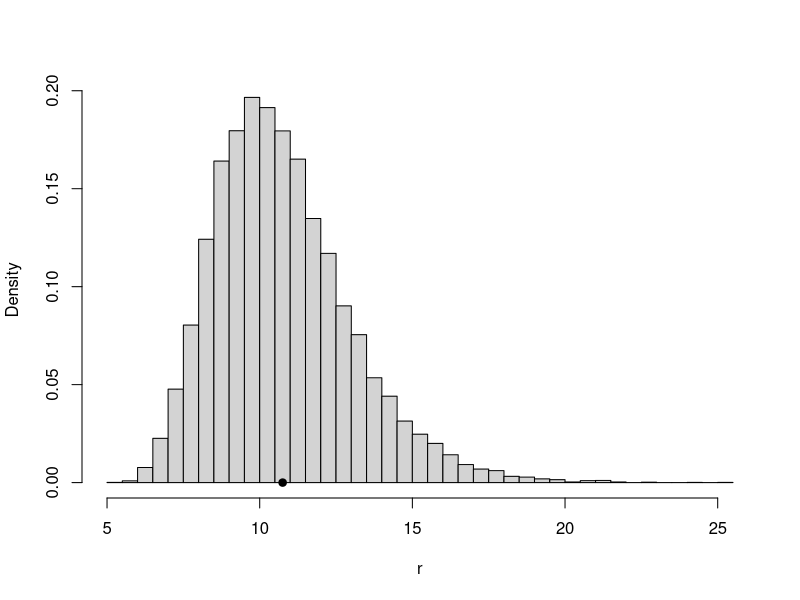
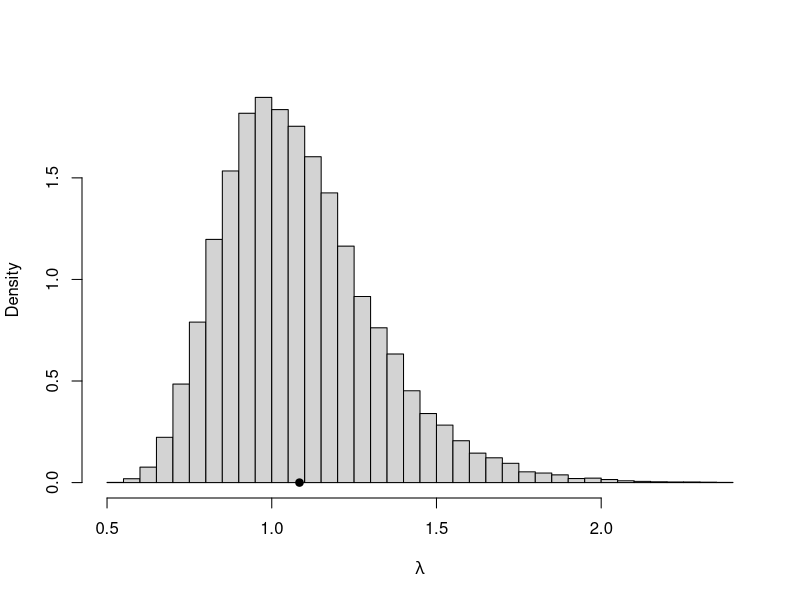
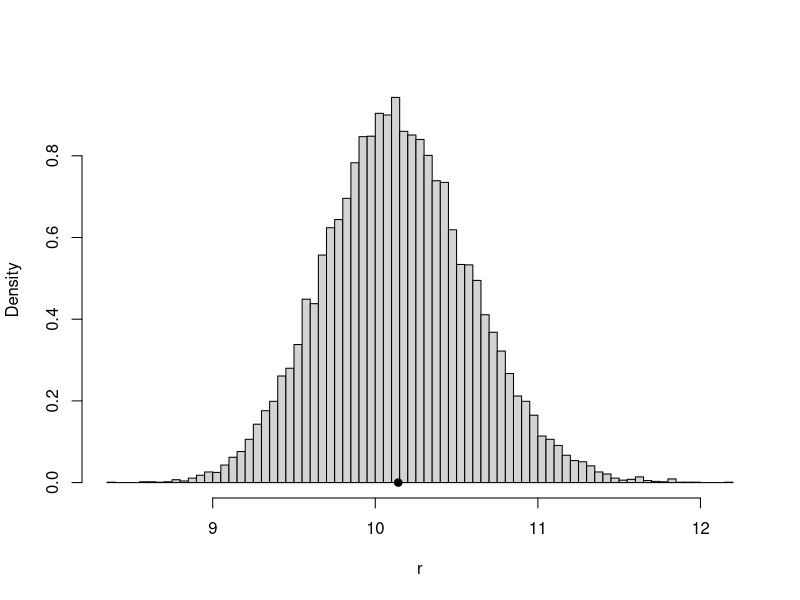
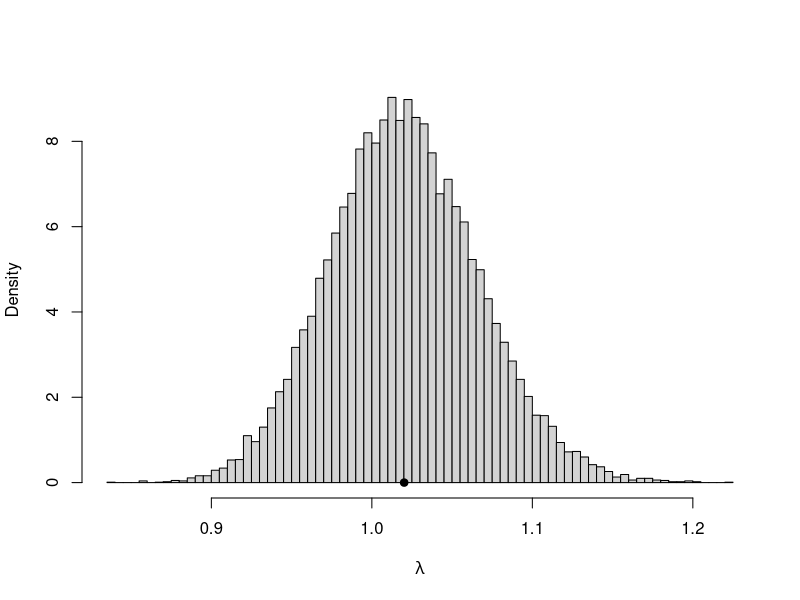

The R script that drew these images, in order:
## ---- chunk 1
knitr::opts_chunk$set(echo = TRUE)
## ---- chunk 2
# import data.
data <- read.csv("data.csv", header = TRUE)
## ---- chunk 3
# store y into age.
age <- data$rings
head(age, 8)
## ---- chunk 4
# calculate mean and var of y.
y_mean <- mean(age)
y_var <- var(age)
y_mean
y_var
## ---- chunk 5
# Generate the Monte Carlo(MC) sample.
n <- 1000
m1 <- 50
m2 <- 1000

for(j in 1:n){
  # generate samples.
  sm_small <- rgamma(m1, shape = 10.111, rate = 1.017)
}

for(j in 1:n){
  # generate samples.
  sm_large <- rgamma(m2, shape = 10.111, rate = 1.017)
}

cat("MC sample small\n", head(sm_small, 15), '\n\n')
cat("MC sample large\n", head(sm_large, 15), '\n\n')
## ---- chunk 6
# Generate the Monte Carlo(MC) sample.
# sample mean method.
mc_sm_mean <- numeric(2)
mc_sm_var <- numeric(2)
bias_sm_mean <- numeric(2)
bias_sm_var <- numeric(2)
mse_sm_mean <- numeric(2)
mse_sm_var <- numeric(2)
sm_mean <- numeric(2)
sm_var <- numeric(2)

n <- 1000
m1 <- 50
m2 <- 1000
k = 0
for(i in c(m1, m2)){
  for(j in 1:n){
    # generate samples.
    sm <- rgamma(i, shape = 10.111, rate = 1.017)
    sm_mean[j] <- mean(sm)
    sm_var[j] <- sum((sm-sm_mean[j])^2)/(i-1)
  }
  k = k + 1
  mc_sm_mean[k] <- mean(sm_mean)
  mc_sm_var[k] <- mean(sm_var)
  bias_sm_mean[k] <- mc_sm_mean[k] - y_mean
  bias_sm_var[k] <- mc_sm_var[k] - y_var
  mse_sm_mean[k] <- var(sm_mean) + bias_sm_mean[k]^2
  mse_sm_var[k] <- var(sm_var) + bias_sm_var[k]^2
}

cat("mean of MC sample\n", mc_sm_mean, '\n\n')
cat("variance of MC sample\n", mc_sm_var, '\n\n')
cat("bias's mean of MC sample\n", bias_sm_mean, '\n\n')
cat("bias's variance of MC sample\n", bias_sm_var, '\n\n')
cat("mse's mean of MC sample\n", mse_sm_mean, '\n\n')
cat("mse's mean of MC sample\n", mse_sm_var, '\n\n')

## ---- chunk 7
# MLE.
mle_var_func <- function(x) {
  n <- length(x)
  mu <- mean(x)
  s2 <- sum((x - mu)^2) / (n - 1)
  return(s2)
}

mc_mle_mean <- numeric(2)
mc_mle_var <- numeric(2)
bias_mle_mean <- numeric(2)
bias_mle_var <- numeric(2)
mse_mle_mean <- numeric(2)
mse_mle_var <- numeric(2)
mle_mean <- numeric(2)
mle_var <- numeric(2)

n <- 1000
m1 <- 50
m2 <- 1000
k = 1
for(i in c(m1, m2)){
  for(j in 1:n){
    # generate samples.
    #u <- runif(n)
    #mle <- (-log(1 - u) / rate)^(1 / shape)
    mle <- rgamma(i, shape = 10.111, rate = 1.017)
    mle_mean[j] <- mean(mle)
    #mle_var[j] <- mle_var_func(x)
    mle_var[j] <- sum((mle-mle_mean[j])^2)/i
  }
  mc_mle_mean[k] <- mean(mle_mean)
  mc_mle_var[k] <- mean(mle_var)
  bias_mle_mean[k] <- mc_mle_mean[k] - y_mean
  bias_mle_var[k] <- mc_mle_var[k] - y_var
  mse_mle_mean[k] <- var(mle_mean) + bias_mle_mean[k]^2
  mse_mle_var[k] <- var(mle_var) + bias_mle_var[k]^2
  k = k + 1
}

cat("mean of ML sample\n", mc_mle_mean, '\n\n')
cat("variance of ML sample\n", mc_mle_var, '\n\n')
cat("bias's mean of ML sample\n", bias_mle_mean, '\n\n')
cat("bias's variance of ML sample\n", bias_mle_var, '\n\n')
cat("mse's mean of ML sample\n", mse_mle_mean, '\n\n')
cat("mse's mean of ML sample\n", mse_mle_var, '\n\n')

## ---- chunk 8
m <- 20000
est <- matrix(0, m, 2)
n <- 50
r <- 10.111
lambda <- 1.017

obj <- function(lambda, xbar, logx.bar) {
  digamma(lambda * xbar) - logx.bar - log(lambda)
}
for (i in 1:m) {
  x <- rgamma(n, shape=r, rate=lambda)
  xbar <- mean(x)
  u <- uniroot(obj, lower = .001, upper = 10e5,
  xbar = xbar, logx.bar = mean(log(x)))
  est[i, ] <- c(xbar* u$root, u$root )
}
ML <- colMeans(est)
print(ML)
## ---- chunk 9
hist(est[,1], breaks='scott', freq=FALSE, xlab='r', main='')
points(ML[1], 0, cex=1.5, pch=20)

hist(est[,2], breaks='scott', freq=FALSE, xlab=bquote(lambda), main='')
points(ML[2], 0, cex=1.5, pch=20)
## ---- chunk 10
m <- 20000
est <- matrix(0, m, 2)
n <- 1000
r <- 10.111
lambda <- 1.017

obj <- function(lambda, xbar, logx.bar) {
  digamma(lambda * xbar) - logx.bar - log(lambda)
}
for (i in 1:m) {
  x <- rgamma(n, shape=r, rate=lambda)
  xbar <- mean(x)
  u <- uniroot(obj, lower = .001, upper = 10e5,
  xbar = xbar, logx.bar = mean(log(x)))
  est[i, ] <- c(xbar* u$root, u$root )
}
ML <- colMeans(est)
print(ML)
## ---- chunk 11
hist(est[,1], breaks='scott', freq=FALSE, xlab='r', main='')
points(ML[1], 0, cex=1.5, pch=20)

hist(est[,2], breaks='scott', freq=FALSE, xlab=bquote(lambda), main='')
points(ML[2], 0, cex=1.5, pch=20)
## ---- chunk 12

## ---- chunk 13

## ---- chunk 14

## ---- chunk 15

